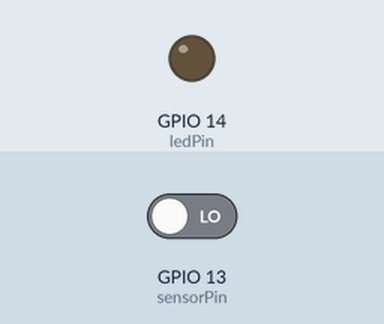
The sketch below on a simulated ESP32-S3. On the bench: output pins drawn as LEDs (lit = HIGH). The test bench sets the inputs (shaded band); at power-on: GPIO 13 (sensorPin) LOW.

Above: at 2.8 s.
2.9 s: GPIO 13 (sensorPin) driven HIGH
At 4.1 s:
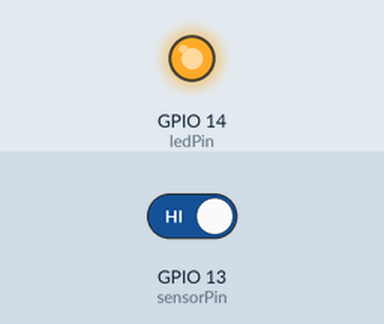
4.5 s: GPIO 13 (sensorPin) driven LOW
At 5.7 s:
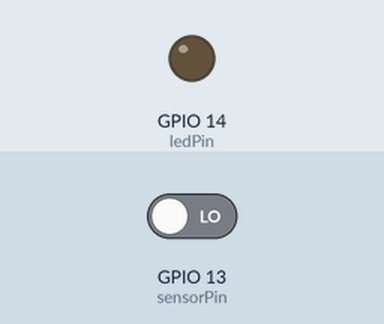
Timing chart, 0 to 7.5 s (numbered marks = the images above; inputs shaded):
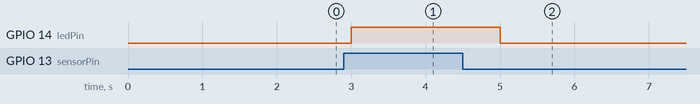

The sketch:

Sketch_25.1_Infrared_Motion_Sensor.ino
```cpp
/**********************************************************************
  Filename    : Infrared Motion Sensor
  Description : LED lamp is controlled by Infrared Motion Sensor
  Auther      : www.freenove.com
  Modification: 2022/10/26
**********************************************************************/
int sensorPin = 13; // the number of the infrared motion sensor pin
int ledPin = 14;    // the number of the LED pin

void setup() {
  pinMode(sensorPin, INPUT);  // initialize the sensor pin as input
  pinMode(ledPin, OUTPUT);    // initialize the LED pin as output
}

void loop() {
  // Turn on or off LED according to Infrared Motion Sensor
  digitalWrite(ledPin, digitalRead(sensorPin));
  delay(1000);               // wait for a second
}
```

Measured:
- after the input at 2.9 s, GPIO 14 (ledPin): LOW → HIGH after 0.10 s
- after the input at 4.5 s, GPIO 14 (ledPin): HIGH → LOW after 0.50 s
